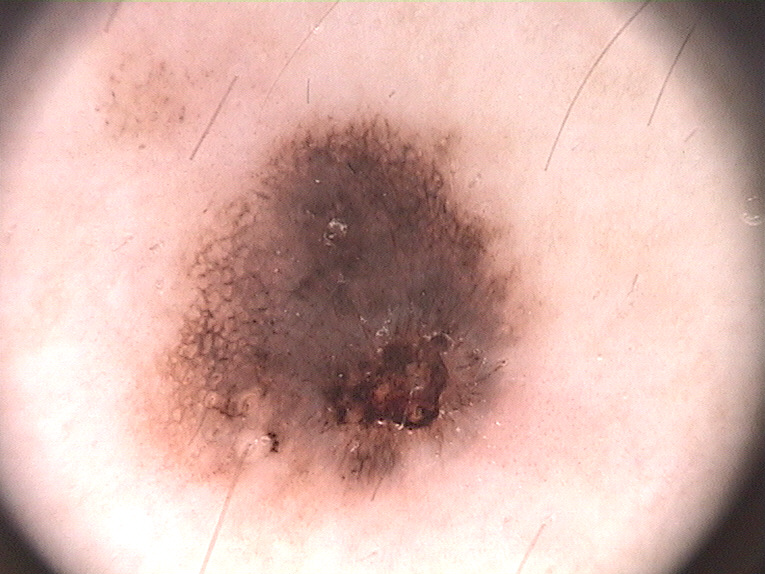
#> input picture 0.png, 765 x 574 px
$ python zabawy_histogram_2.py
#> lines starting #> are read from the running program, lines starting #| are printed output that depends on the picture; after the words box and inside, x2 and y2 are one past the last pixel; in counts of white or black regions, pixels touching at a corner belong together
# -*- coding: utf-8 -*-
"""
Created on Mon Dec 28 22:25:14 2020

@author: emilk
"""

import cv2
import numpy as np
from matplotlib import pyplot as plt

img = cv2.imread('0.png',0)
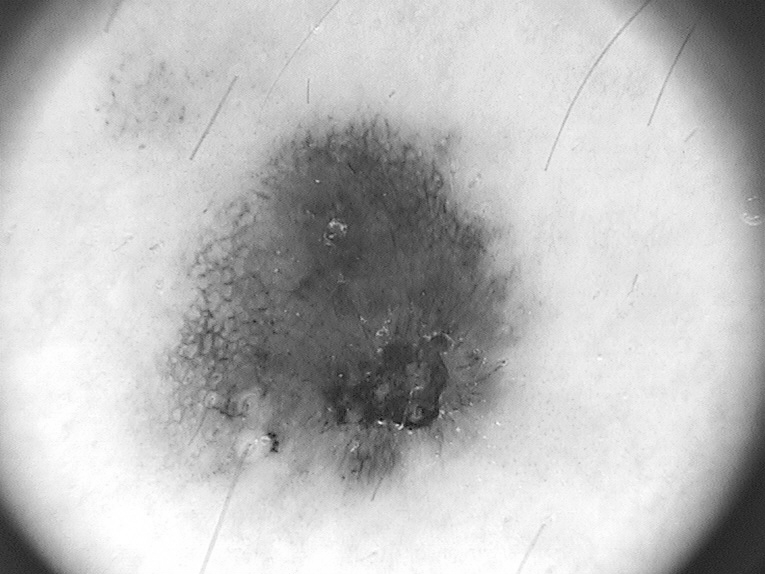
#> img: shape (574, 765); min 19, max 255, mean 187
mask = cv2.imread('maska.bmp',0)
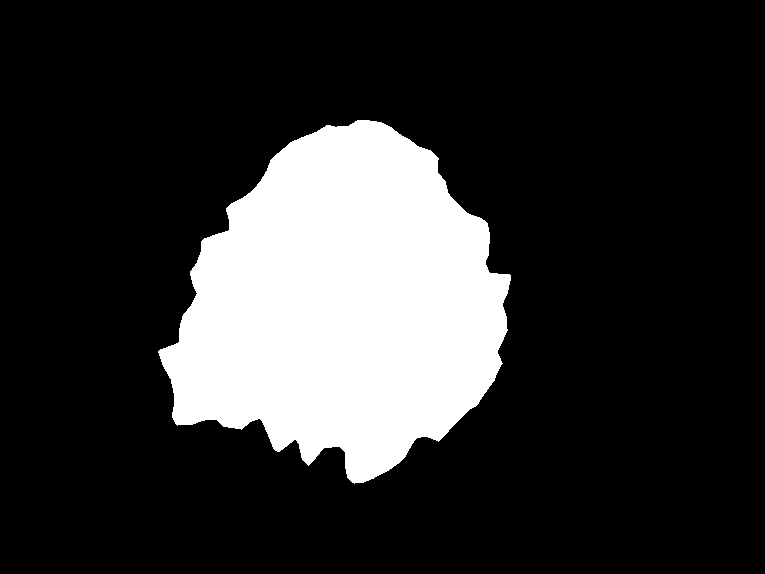
#> input picture maska.bmp, 765 x 574 px
#> mask: shape (574, 765); 19.4% white; 1 white region, box (x1, y1, x2, y2) and area: (158, 120, 511, 484) 85382

masked_img= cv2.bitwise_and(img,mask)
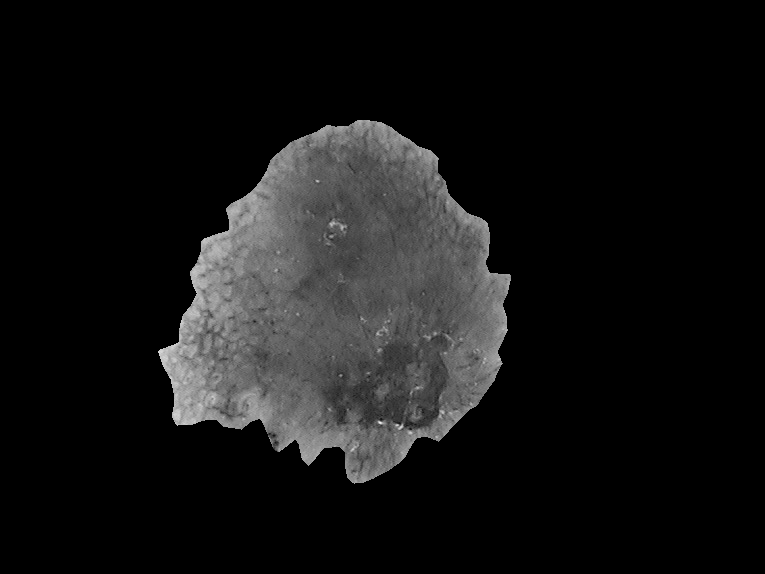
#> masked_img: shape (574, 765); min 0, max 241, mean 20.3

# Calculatehistogram with maskand withoutmask
# Checkthird argument for mask
hist_full= cv2.calcHist([img],[0],None,[256],[0,256])
#> hist_full = 256 values, max 9236 at index 228, min 0 at index 0, mean 1715.3
hist_mask= cv2.calcHist([img],[0],mask,[256],[0,256])
#> hist_mask = 256 values, max 1589 at index 92, min 0 at index 0, mean 333.5

plt.subplot(221),
plt.imshow(img, 'gray')
plt.subplot(222),
plt.imshow(mask,'gray')
plt.subplot(223),
plt.imshow(masked_img, 'gray')
plt.subplot(224),
plt.plot(hist_full),
plt.plot(hist_mask)
plt.xlim([0,256])
plt.savefig('histogram3.png')
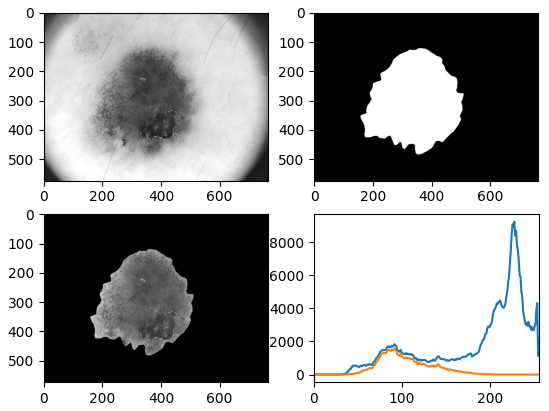
#> figure drawn by matplotlib, 4 panels; panel 4: curve peaks at x = 228, y = 9236; panel 4: curve peaks at x = 92, y = 1589
